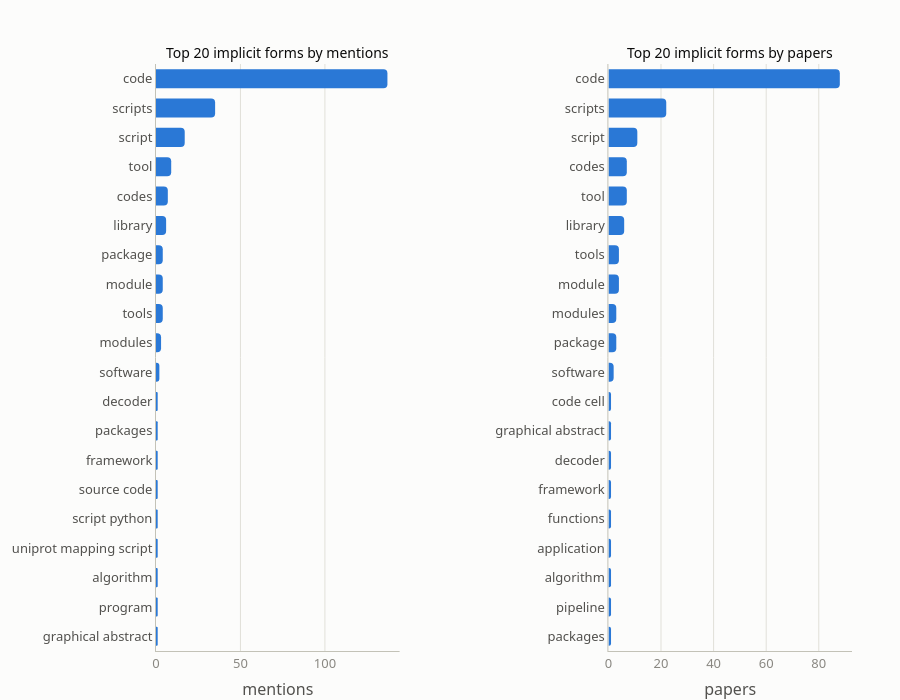

Notebook code for this chart:
### Markdown cell above
## 7 — Implicit mentions

Implicit mentions refer to software without naming it: "the code is available on GitHub", "we wrote scripts". They matter for the *created* and *shared* questions — a paper that shares its own code often never names it.

Every implicit mention counts on its own: it does not name a software, so it cannot be grouped by software like the explicit ones. Only the implicit mentions whose normalized name is an explicit software of the same paper are left out: they were matched to that software in section 1.

Two views:

- **by mentions and by documents:** the words used, counted per mention and per distinct paper. Case is ignored (`Code` and `code` are one form).
- **by mention scope and document scope:** how often Softcite flags each purpose (used / created / shared) for these mentions, judged from the mention's own context (`local`) or from the whole paper (`document`).

### Code cell
implicit_forms = implicit_mentions.assign(form=implicit_mentions["software_normalized"].str.lower().str.strip())

print(f"{len(implicit_mentions)} implicit mentions (not matched to a software) in {implicit_mentions['paper_id'].nunique()} papers "
      f"({implicit_mentions['paper_id'].nunique() / len(papers):.1%} of the papers), "
      f"{implicit_forms['form'].nunique()} distinct forms")

forms_by_mentions = implicit_forms["form"].value_counts().head(TOP_N)
forms_by_papers = (implicit_forms.groupby("form")["paper_id"].nunique()
                   .sort_values(ascending=False).head(TOP_N))

hbar_pair(forms_by_mentions, forms_by_papers,
          (f"Top {TOP_N} implicit forms by mentions", f"Top {TOP_N} implicit forms by papers"),
          ("mentions", "papers")).show()

### Figure 1 — Plotly figure (JSON) as saved in the notebook; plotly's stock layout.template omitted (floating-point values rounded to 4 significant figures)
{"data": [{"cliponaxis": false, "hovertemplate": "<b>%{y}</b><br>%{x:,d} mentions<extra></extra>", "marker": {"color": "#2a78d6"}, "orientation": "h", "showlegend": false, "textfont": {"color": "#52514e"}, "textposition": "outside", "type": "bar", "x": [1, 1, 1, 1, 1, 1, 1, 1, 1, 2, 3, 4, 4, 4, 6, 7, 9, 17, 35, 137], "xaxis": "x", "y": ["graphical abstract", "program", "algorithm", "uniprot mapping script", "script python", "source code", "framework", "packages", "decoder", "software", "modules", "tools", "module", "package", "library", "codes", "tool", "script", "scripts", "code"], "yaxis": "y"}, {"cliponaxis": false, "hovertemplate": "<b>%{y}</b><br>%{x:,d} papers<extra></extra>", "marker": {"color": "#2a78d6"}, "orientation": "h", "showlegend": false, "textfont": {"color": "#52514e"}, "textposition": "outside", "type": "bar", "x": [1, 1, 1, 1, 1, 1, 1, 1, 1, 2, 3, 3, 4, 4, 6, 7, 7, 11, 22, 88], "xaxis": "x2", "y": ["packages", "pipeline", "algorithm", "application", "functions", "framework", "decoder", "graphical abstract", "code cell", "software", "package", "modules", "module", "tools", "library", "tool", "codes", "script", "scripts", "code"], "yaxis": "y2"}], "layout": {"annotations": [{"font": {"color": "#0b0b0b", "size": 14}, "showarrow": false, "text": "Top 20 implicit forms by mentions", "x": 0.175, "xanchor": "center", "xref": "paper", "y": 1.0, "yanchor": "bottom", "yref": "paper"}, {"font": {"color": "#0b0b0b", "size": 14}, "showarrow": false, "text": "Top 20 implicit forms by papers", "x": 0.825, "xanchor": "center", "xref": "paper", "y": 1.0, "yanchor": "bottom", "yref": "paper"}], "height": 700, "xaxis": {"anchor": "y", "domain": [0.0, 0.35], "title": {"text": "mentions"}}, "xaxis2": {"anchor": "y2", "domain": [0.65, 1.0], "title": {"text": "papers"}}, "yaxis": {"anchor": "x", "domain": [0.0, 1.0], "showgrid": false, "tickfont": {"color": "#52514e"}}, "yaxis2": {"anchor": "x2", "domain": [0.0, 1.0], "showgrid": false, "tickfont": {"color": "#52514e"}}}}
